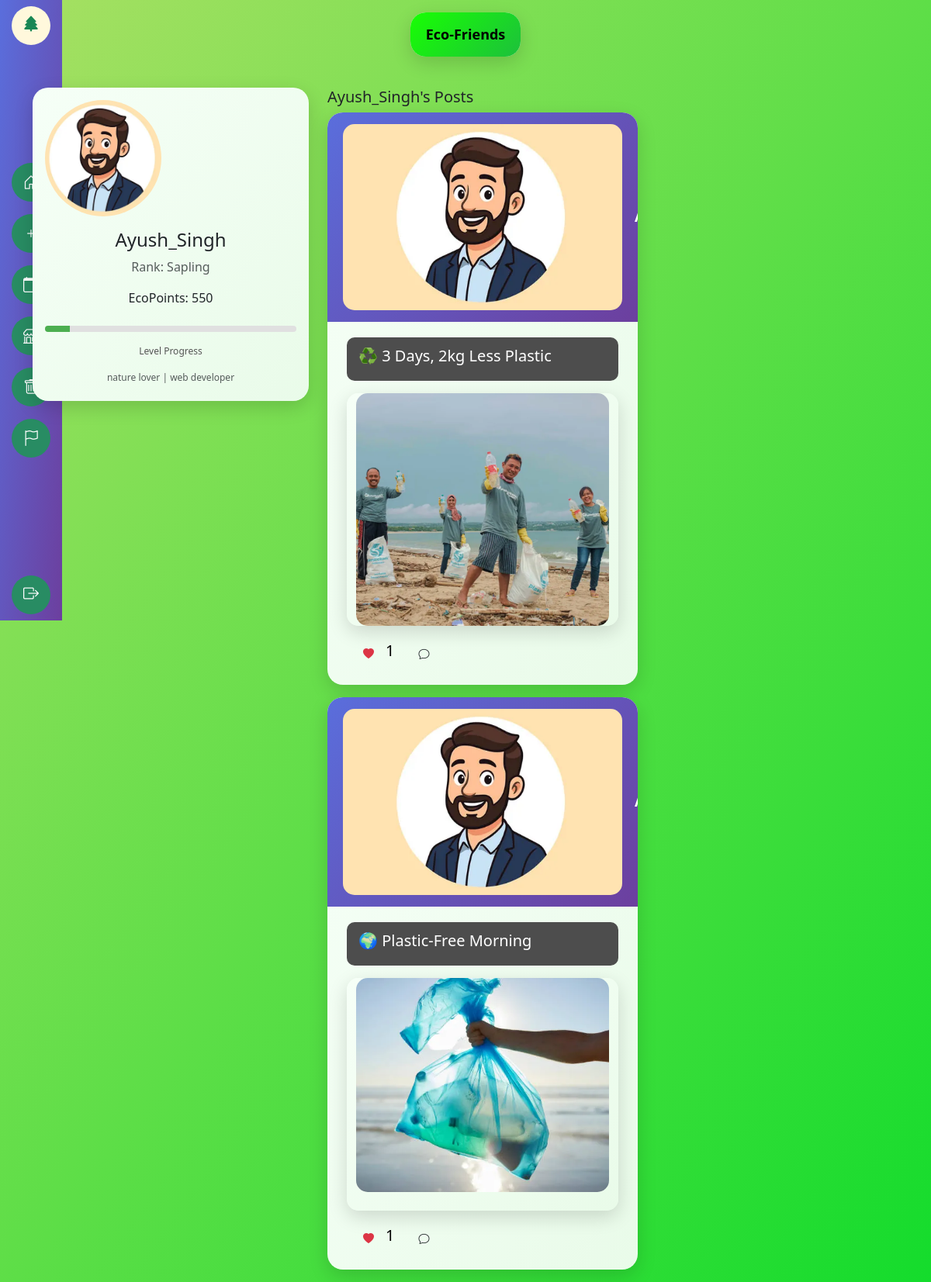
/profile/Ayush_Singh/ (signed in), run on the app's committed database.
### feed/models.py (models this page shows, shortened)
class UserProfile(models.Model):
    user = models.OneToOneField(User, on_delete=models.CASCADE)
    bio = models.TextField(blank=True)
    profile_picture = models.ImageField(upload_to='profile_pictures/', blank=True, null=True)
    eco_points = models.PositiveIntegerField(default=0)
    rank = models.CharField(max_length=50, default='seedling')

class Post(models.Model):
    user = models.ForeignKey(User, on_delete=models.CASCADE)
    title = models.CharField(max_length=255)
    content = models.TextField()
    image = models.ImageField(upload_to='posts/', blank=True, null=True)
    created_at = models.DateTimeField(auto_now_add=True)
    likes = models.ManyToManyField(User, related_name='post_likes', blank=True)
    def no_of_likes(self):
        return self.likes.count()

### feed/views.py (the view)
# urls.py: path('profile/<str:username>/', profile_view, name='profile')
@login_required
def profile_view(request, username):
    user = get_object_or_404(User, username=username)
    profile = UserProfile.objects.get(user=user)
    posts = Post.objects.filter(user=user).order_by('-created_at')
    return render(request, 'profile.html', {'profile': profile, 'posts': posts})

### templates/profile.html (shortened to what this page needs)
{% extends 'base.html' %}
{% block content %}
<div class="container mt-4">
    <div class="row">
        <div class="col-md-4">
            <div class="card text-center p-3">
                {% if profile.profile_picture %}
                    <img src="{{ profile.profile_picture.url }}" class="img-fluid rounded-circle mb-3" style="width: 150px; height: 150px;">
                {% else %}
                    <div class="bg-secondary rounded-circle mb-3 d-flex align-items-center justify-content-center" style="width:150px; height:150px;">
                        <i class="bi bi-person-fill text-white" style="font-size: 3rem;"></i>
                    </div>
                {% endif %}
                <h4>{{ profile.user.username }}</h4>
                <p class="text-muted">Rank: {{ profile.rank|title }}</p>
                <p>EcoPoints: {{ profile.eco_points }}</p>
                <div class="exp-bar-tier my-2" data-min="500" data-max="1000">
                    <div class="exp-fill-tier"></div>
                </div>
                <p class="level-text mt-2">Level Progress</p>
                <div class="bio-container mt-3">
                    <p class="bio text-muted">{{ profile.bio|default:"No bio added yet." }}</p>
                </div>
            </div>
        </div>
        <div class="col-md-8">
            <h5>{{ profile.user.username }}'s Posts</h5>
            {% if posts %}
                {% for post in posts %}
    <div class="card text-bg-light mb-3" style="max-width: 400px;" style="background-color: grey;">
        <div class="card-header d-flex align-items-center gap-3"
            style="background: linear-gradient(135deg, #5a6edc, #6c3f9e);">
            {% if profile.profile_picture %}
            <img src="{{ profile.profile_picture.url }}" class="profile-pic">
            {% endif %}
            <span>{{post.user.username}}</span>
        </div>
        <div class="card-body d-flex flex-column gap-3">
            <div class="show d-flex">
                <h5>{{post.title}}</h5>
            </div>
            <div class="card container" style="height: 300px; max-width: 400px">
                {% if post.image %}
                <img src="{{ post.image.url }}" width="300"><br>
                {% else %}
                <p class="text-muted">{{ post.content }}</p>
                {% endif %}
            </div>
            <div class="container gap-3 d-flex" style="height: 40px; max-width: 400px">
                <div class="d-flex">
                    <button
                        class="like-btn btn btn-sm {% if user in post.likes.all %}bi bi-heart-fill text-danger{% else %}bi bi-heart{% endif %}"
                        data-post-id="{{ post.pk }}"></button>
                    <button class="show-users-btn" data-post-id="{{ post.pk }}" style="background: transparent; border: none;">
                        <h5 class="like-count">{{ post.no_of_likes }}</h5>
                    </button>
                </div>
                <button class="bi bi-chat btn btn-sm"></button>
            </div>
        </div>
    </div>
    {% endfor %}
            {% else %}
                <p class="text-muted">No posts yet.</p>
            {% endif %}
        </div>
    </div>
</div>
{% endblock %}

### static/styles.css (style rules this page uses)
body { margin: 0; min-height: 100vh; background: linear-gradient(to bottom right, #a8e063, #14dc2c); background-repeat: no-repeat; }
.card { border: none; border-radius: 20px; overflow: hidden; background: linear-gradient(to bottom right, #f6fff7, #e9fbe9); box-shadow: 0 8px 25px rgba(0, 0, 0, 0.15); transition: transform 0.3s ease, box-shadow 0.3s ease; }
.card-header { background: linear-gradient(135deg, #5a6edc, #6c3f9e); color: white; font-weight: 600; font-size: 18px; border-bottom: none; padding: 15px 20px; border-radius: 20px 20px 0 0; display: flex; align-items: center; justify-content: space-between; }
.card-body { padding: 20px 25px; display: flex; flex-direction: column; gap: 20px; }
.show { background-color: #4d4d4d; display: inline-block; padding: 12px 15px; border-radius: 10px; cursor: pointer; position: relative; color: #fff; font-weight: 500; }
.card.container { height: 300px; max-width: 400px; border: none; overflow: hidden; border-radius: 15px; background-color: transparent; }
.container img { width: 100%; height: 100%; border-radius: 15px; object-fit: cover; transition: transform 0.4s ease, filter 0.3s ease; }
.profile-pic { width: 45px; height: 45px; border-radius: 50%; object-fit: cover; }
.level-text { margin: 5px 0 0 0; font-size: 12px; color: #555; text-align: center; }
.exp-bar-tier { width: 100%; height: 10px; background: #e0e0e0; border-radius: 5px; margin: 5px 0; position: relative; overflow: hidden; }
.exp-fill-tier { height: 100%; background-color: #4CAF50; width: 0; transition: width 0.5s ease-in-out; }
.exp-bar-tier { width: 100%; height: 8px; background-color: #e0e0e0; border-radius: 5px; margin: 5px 0; overflow: hidden; display: none; }
.exp-fill-tier { height: 100%; width: 0; background-color: #4CAF50; transition: width 0.5s ease; }
.bio-container { max-height: 80px; overflow-y: auto; margin-bottom: 5px; }
.bio { font-size: 12px; color: #f0f0f0; margin: 0; text-align: center; }

### data on the page
UserProfile: profile_picture (picture), user.username "Ayush_Singh", rank "Sapling", eco_points "550", bio "nature lover | web developer"
Post: profile_picture (picture), title "♻️ 3 Days, 2kg Less Plastic", image (picture), no_of_likes "1"
Post: profile_picture (picture), title "🌍 Plastic-Free Morning", image (picture), no_of_likes "1"
